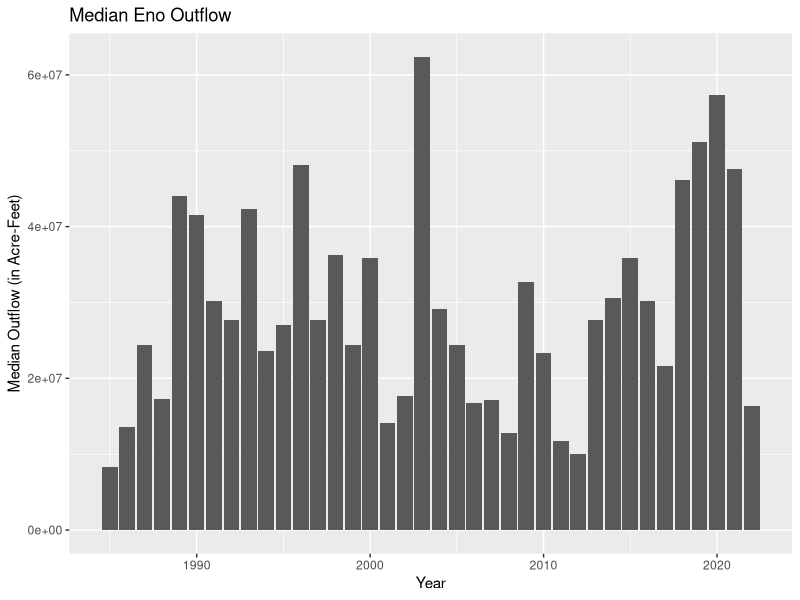
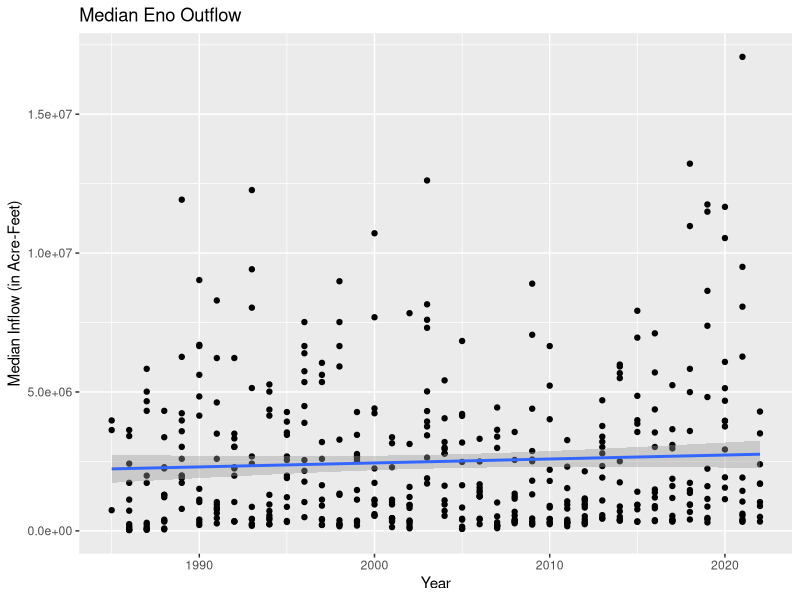
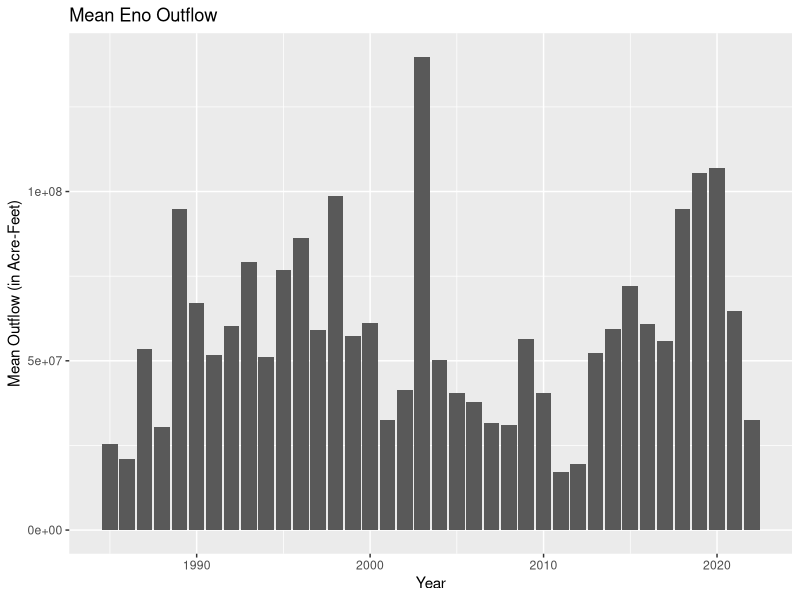
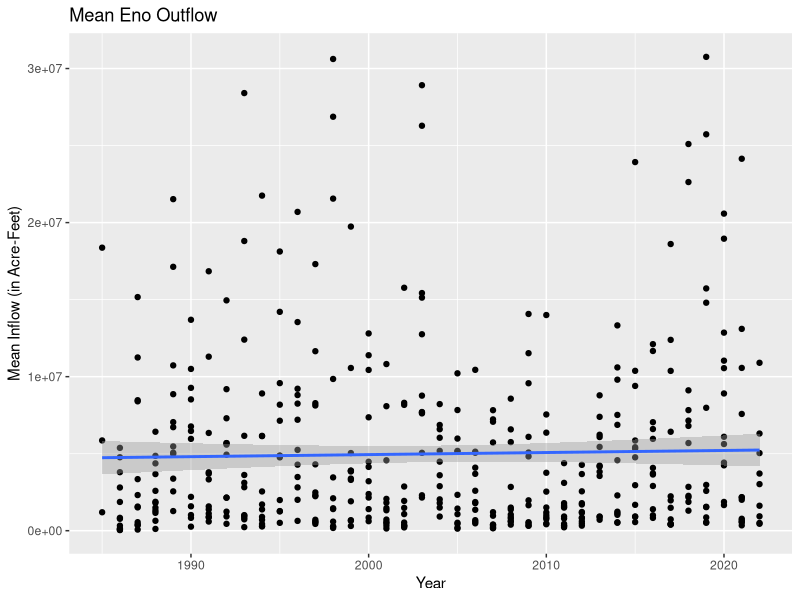
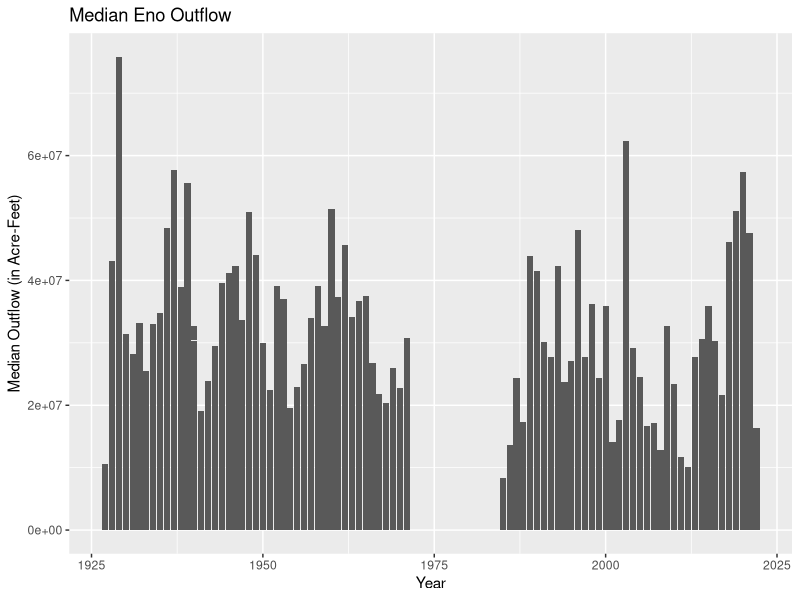
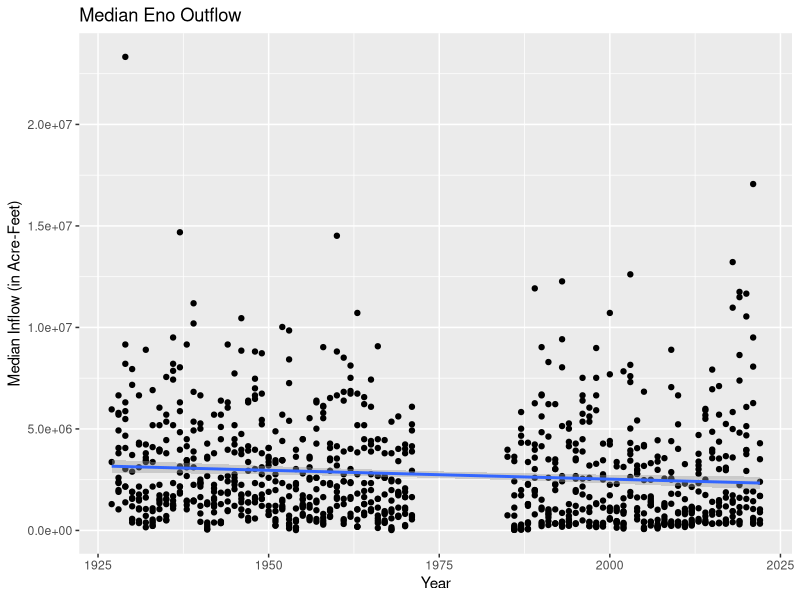
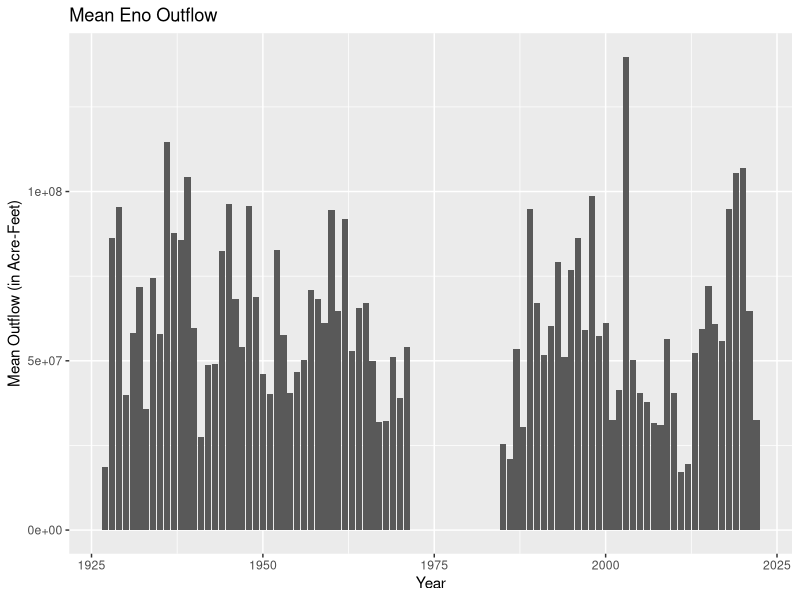
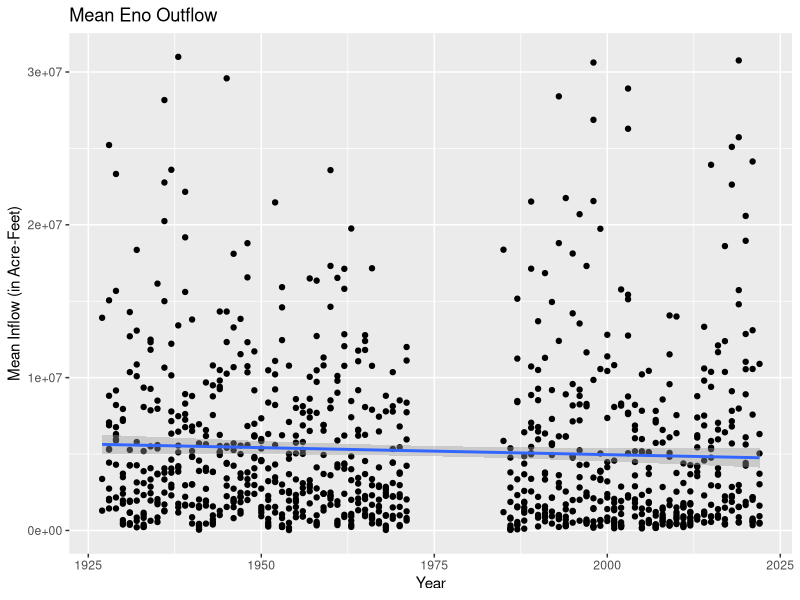

These charts were generated, in order, by the following R code:
#load packages
library(tidyverse)
library(ggplot2)
library(here)
library(dplyr)

#load data
eno_outflows <- read.csv(
  file = here("./Data Raw/Eno_River_monthly_flow_data_through-2022.csv"),
  stringsAsFactors = TRUE)

flat_outflows <- read.csv(
  file = here("./Data Raw/Flat_River_monthly_flow_data_through-2022.csv"),
  stringsAsFactors = TRUE)

neuse_inflows <- read.csv(
  file = here("./Data Raw/Falls_Lake_outlet_Neuse_River_monthly_flow_data_through-2022.csv"),
  stringsAsFactors = TRUE)

#Eno graphs - 1985 and beyond
eno_filtered <- eno_outflows %>% 
  filter(year >= 1985)

ggplot(data = (eno_filtered)) +
  geom_col(data = eno_filtered, aes(x = year, y = median_flow)) +
  labs(title = "Median Eno Outflow", x = "Year", y = "Median Outflow (in Acre-Feet)")
ggplot(data = eno_filtered, aes(x = year, y = median_flow)) +
  geom_point() +
  geom_smooth(method = "lm") +
  labs(title = "Median Eno Outflow", x = "Year", y = "Median Inflow (in Acre-Feet)")

ggplot(data = eno_filtered) +
  geom_col(data = eno_filtered, aes(x = year, y = mean_flow)) +
  labs(title = "Mean Eno Outflow", x = "Year", y = "Mean Outflow (in Acre-Feet)")
ggplot(data = eno_filtered, aes(x = year, y = mean_flow)) +
  geom_point() +
  geom_smooth(method = "lm") +
  labs(title = "Mean Eno Outflow", x = "Year", y = "Mean Inflow (in Acre-Feet)")

#Eno graphs - all years
ggplot(data = (eno_outflows)) +
  geom_col(data = eno_outflows, aes(x = year, y = median_flow)) +
  labs(title = "Median Eno Outflow", x = "Year", y = "Median Outflow (in Acre-Feet)")
ggplot(data = eno_outflows, aes(x = year, y = median_flow)) +
  geom_point() +
  geom_smooth(method = "lm") +
  labs(title = "Median Eno Outflow", x = "Year", y = "Median Inflow (in Acre-Feet)")

ggplot(data = eno_outflows) +
  geom_col(data = eno_outflows, aes(x = year, y = mean_flow)) +
  labs(title = "Mean Eno Outflow", x = "Year", y = "Mean Outflow (in Acre-Feet)")
ggplot(data = eno_outflows, aes(x = year, y = mean_flow)) +
  geom_point() +
  geom_smooth(method = "lm") +
  labs(title = "Mean Eno Outflow", x = "Year", y = "Mean Inflow (in Acre-Feet)")


#Flat graphs - 1985 and beyond
flat_filtered <- flat_outflows %>% 
  filter(year >= 1985)

ggplot(data = (flat_filtered)) +
  geom_col(data = flat_filtered, aes(x = year, y = median_flow)) +
  labs(title = "Median Flat Outflow", x = "Year", y = "Median Outflow (in Acre-Feet)")

ggplot(data = flat_filtered) +
  geom_col(data = flat_filtered, aes(x = year, y = mean_flow)) +
  labs(title = "Mean Flat Outflow", x = "Year", y = "Mean Outflow (in Acre-Feet)")

#Flat graphs - all years
ggplot(data = (flat_outflows)) +
  geom_col(data = flat_outflows, aes(x = year, y = median_flow)) +
  labs(title = "Median Flat Outflow", x = "Year", y = "Median Outflow (in Acre-Feet)")

ggplot(data = flat_outflows) +
  geom_col(data = flat_outflows, aes(x = year, y = mean_flow)) +
  labs(title = "Mean Flat Outflow", x = "Year", y = "Mean Outflow (in Acre-Feet)")

#Neuse graphs - all years
ggplot(data = (neuse_inflows)) +
  geom_col(data = neuse_inflows, aes(x = year, y = median_flow)) +
  labs(title = "Median Neuse Inflow", x = "Year", y = "Median Inflow (in Acre-Feet)")
ggplot(data = neuse_inflows, aes(x = year, y = median_flow)) +
  geom_point() +
  geom_smooth(method = "lm") +
  labs(title = "Median Neuse Inflow", x = "Year", y = "Median Inflow (in Acre-Feet)")

ggplot(data = neuse_inflows) +
  geom_col(data = neuse_inflows, aes(x = year, y = mean_flow)) +
  labs(title = "Mean Neuse Inflow", x = "Year", y = "Mean Inflow (in Acre-Feet)")
ggplot(data = neuse_inflows, aes(x = year, y = mean_flow)) +
  geom_point() +
  geom_smooth(method = "lm") +
  labs(title = "Mean Neuse Inflow", x = "Year", y = "Mean Inflow (in Acre-Feet)")
  

